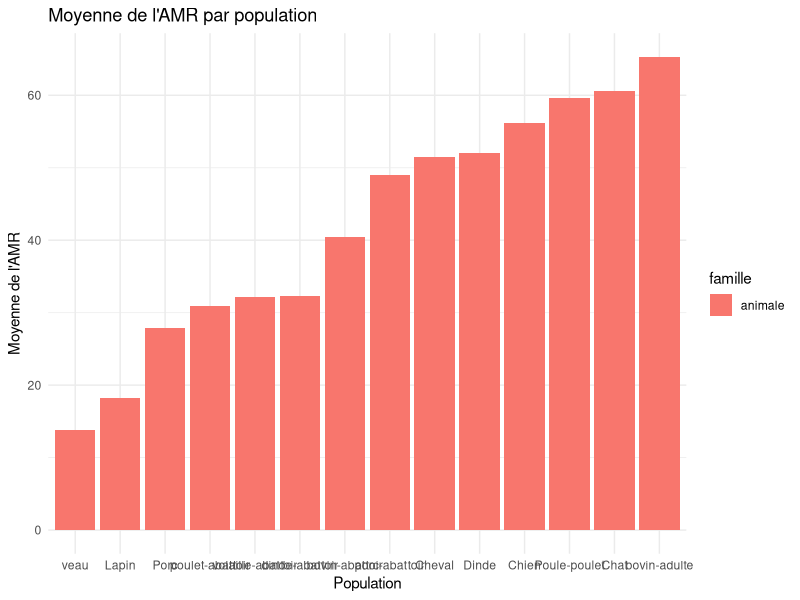
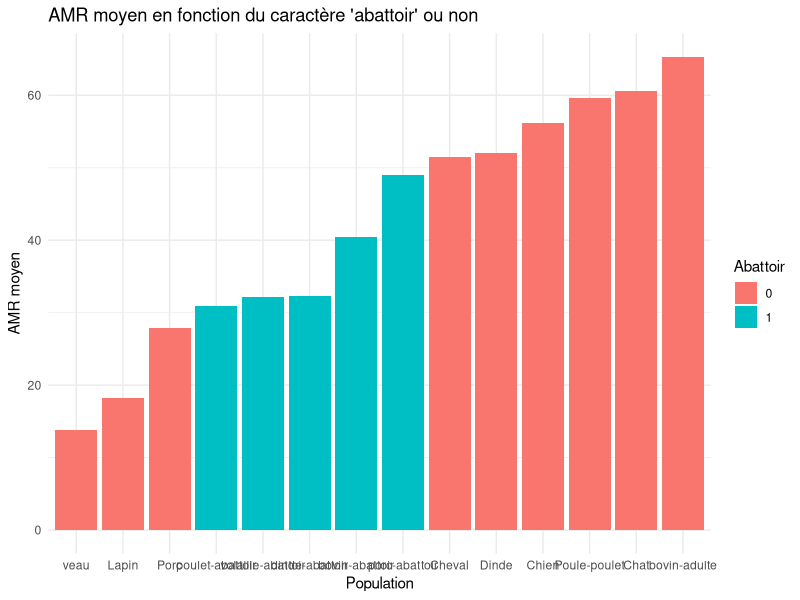
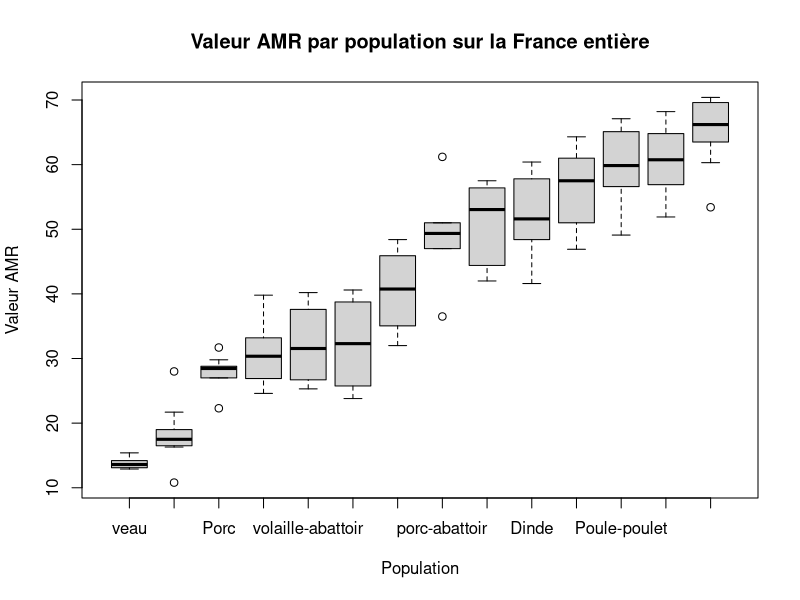
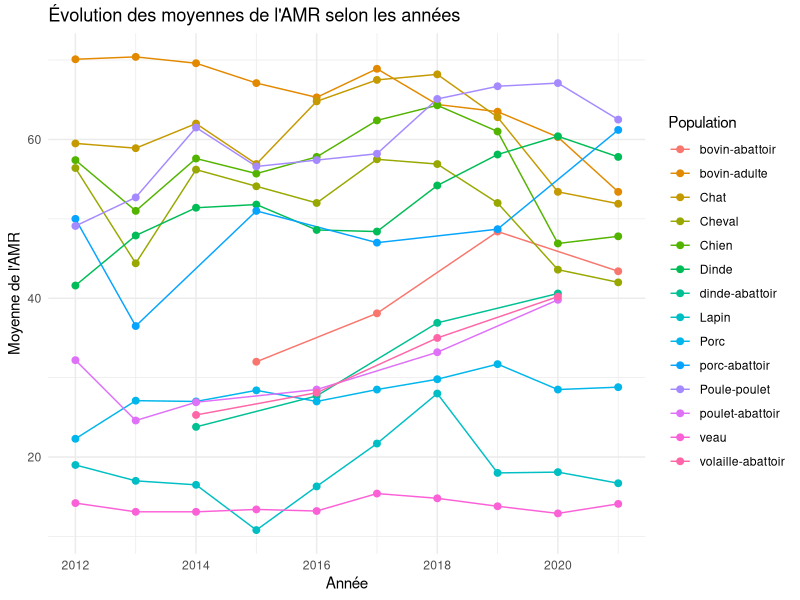
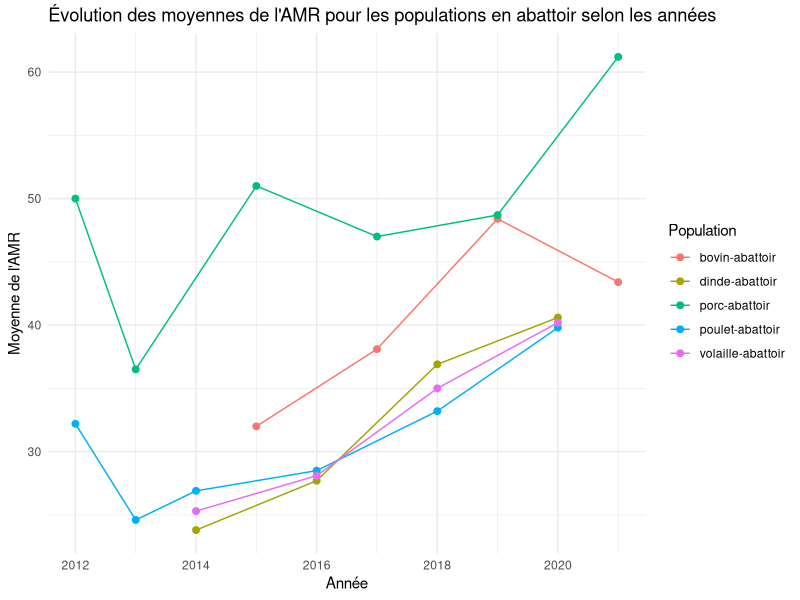
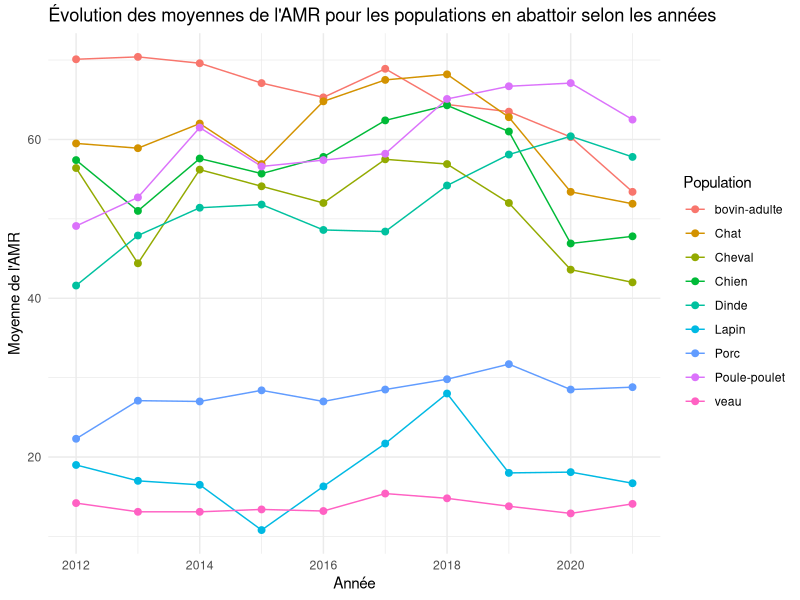
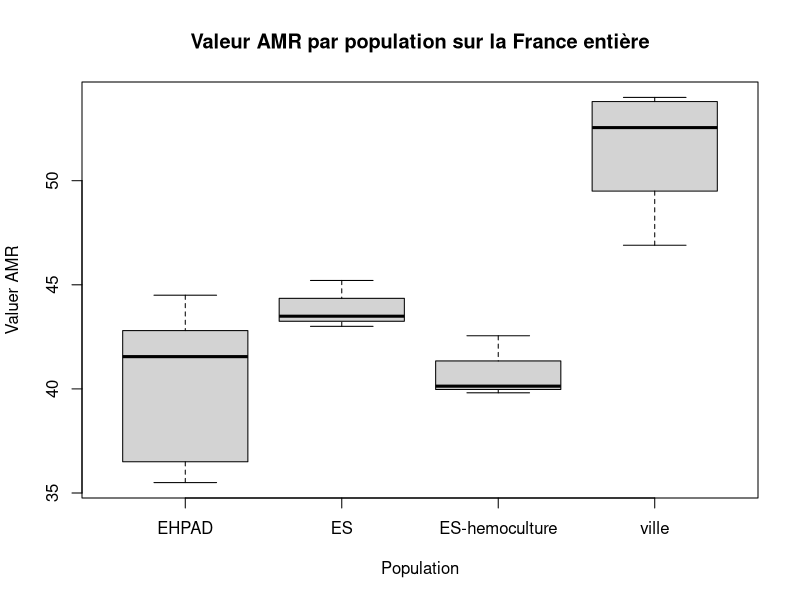

Source code (R) for these figures, in order:
## ---- chunk 1
knitr::opts_chunk$set(echo = TRUE)
library(readxl)
library(dplyr)
library(ggplot2)
## ---- chunk 2
rm(list=ls())

AMR <- read_excel('donnees/donnees_AMR.xlsx')
str(AMR)
summary(AMR)

# Séparation des deux cas d'étude (animal et humain) version Florine
AMR_humaine <- AMR[which(AMR$famille=='humaine'),]
AMR_animale <- AMR[which(AMR$famille=='animale'),]

# Séparation des deux cas d'étude (animal et humain) version Maël
AMR_animale <- AMR %>%
  filter(famille == "animale")
AMR_humaine <- AMR %>%
  filter(famille == "humaine")

# Récupération des données nationales uniquement
AMR_animale_fr <- AMR_animale[which(AMR_animale$region=='Nationale'),]
AMR_humaine_fr <- AMR_humaine[which(AMR_humaine$region=='Nationale'),]

# Création d'une indicatrice selon si la population provient d'un abattoir (1) ou non (0)
AMR_animale_fr$abattoir <- as.integer(grepl("abattoir", AMR_animale_fr$population, ignore.case = TRUE))
## ---- chunk 3
# Pour les animaux, on regarde la moyenne de l'AMR pour chaque population
moyenne_AMR <- AMR_animale_fr %>%
  group_by(population, famille) %>%
  summarize(moyenne_AMR = mean(`valeur AMR`))

# On regarde la variance inter-groupe (et l'écart-type car plus parlant)
AMR_animale_fr %>% summarize(ecart_type_AMR = sd(`valeur AMR`))
AMR_animale_fr	 %>%
  group_by(population, famille) %>%
  summarize(
    moyenne_AMR = mean(`valeur AMR`),
    .groups = 'drop'
  ) %>%
  ungroup() %>%
  summarize(
    SSB = sum((moyenne_AMR - mean(moyenne_AMR))^2 * n())
  )

# Plot des moyennes (agrandir le graphique pour la lisibilité)
ggplot(moyenne_AMR, aes(x = reorder(population, moyenne_AMR), y = moyenne_AMR, fill = famille)) +
  geom_bar(stat = "identity", position = "dodge") +
  labs(title = "Moyenne de l'AMR par population",
       x = "Population",
       y = "Moyenne de l'AMR") +
  theme_minimal()
## ---- chunk 4
# Création d'une indicatrice selon si la population provient d'un abattoir (1) ou non (0)
moyenne_AMR$abattoir <- as.integer(grepl("abattoir", moyenne_AMR$population, ignore.case = TRUE))

# Graphique
ggplot(moyenne_AMR, aes(x = reorder(population, moyenne_AMR), y = moyenne_AMR, fill = factor(abattoir))) +
  geom_bar(stat = "identity", position = "dodge") +
  labs(title = "AMR moyen en fonction du caractère 'abattoir' ou non",
       x = "Population",
       y = "AMR moyen",
       fill = "Abattoir") +
  theme_minimal()
## ---- chunk 5
AMR_animale_fr %>%
  group_by(population, famille) %>%
  summarize(
    variance_intragroupe = sum((`valeur AMR` - mean(`valeur AMR`))^2),
    .groups = 'drop'
  )

# Boxplot pour représenter la variation intra-groupe
boxplot(`valeur AMR` ~ reorder(population, `valeur AMR`), data = AMR_animale_fr,
        main = "Valeur AMR par population sur la France entière",
        ylab = "Valeur AMR",
        xlab = "Population")
## ---- chunk 6
# Graphique général (peu lisible)
ggplot(AMR_animale_fr, aes(x = annee, y = `valeur AMR`, group = population, color = population)) +
  geom_line(stat = "summary", fun = "mean") +
  geom_point(stat = "summary", fun = "mean", size = 2) +
  labs(title = "Évolution des moyennes de l'AMR selon les années",
       x = "Année",
       y = "Moyenne de l'AMR",
       color = "Population") +
  theme_minimal()

# On filtre les données pour inclure uniquement les populations en abattoir ou non
AMR_animale_fr_abattoir <- AMR_animale_fr %>%
  filter(grepl("abattoir", population, ignore.case = TRUE))

AMR_animale_fr_horsabattoir <- AMR_animale_fr %>%
  filter(!grepl("abattoir", population, ignore.case = TRUE))

# Graphique abattoir
ggplot(AMR_animale_fr_abattoir, aes(x = annee, y = `valeur AMR`, group = population, color = population)) +
  geom_line(stat = "summary", fun = "mean") +
  geom_point(stat = "summary", fun = "mean", size = 2) +
  labs(title = "Évolution des moyennes de l'AMR pour les populations en abattoir selon les années",
       x = "Année",
       y = "Moyenne de l'AMR",
       color = "Population") +
  theme_minimal()

# Graphique hors abattoir
ggplot(AMR_animale_fr_horsabattoir, aes(x = annee, y = `valeur AMR`, group = population, color = population)) +
  geom_line(stat = "summary", fun = "mean") +
  geom_point(stat = "summary", fun = "mean", size = 2) +
  labs(title = "Évolution des moyennes de l'AMR pour les populations en abattoir selon les années",
       x = "Année",
       y = "Moyenne de l'AMR",
       color = "Population") +
  theme_minimal()
## ---- chunk 7
boxplot(AMR_humaine_fr$`valeur AMR`~AMR_humaine_fr$population,
        main = "Valeur AMR par population sur la France entière",
        ylab = "Valuer AMR",
        xlab = "Population")
